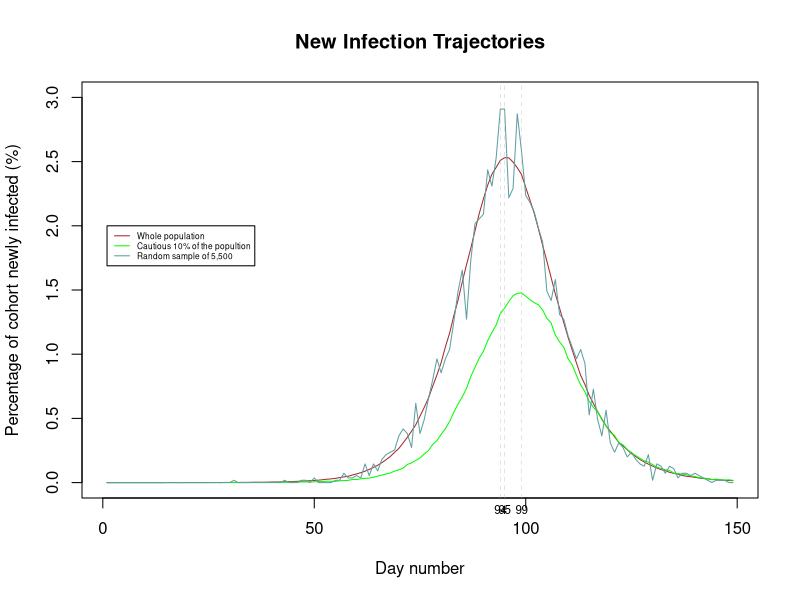

Here is the R script that generated this plot: (Note: a time limit stopped this script after it produced the figure.)
## SEIR Model

## Overview
## ********
## The SEIR model is a model to recreate the trajectory of a epidemic, in particular following the path of infections for 3 cohorts. 
## The whole population, the 'cautious' 10% of the population defined as 10% of the population with the lowest beta values and a 
## random sample of 0.1% of the population. Defining 4 states, susceptible, exposed, infected and recovered or dead on each day 
## an individual moves from suseptible state to the exposed state a function of their contact rate, the infected populations 
##contact rate and a viral infectivity parameter lamda. Each day an individual can move from being exposed to infected with 
## the disease with probability 1/3 and move from infected to recovered or dead with probability 1/5. Using the SEIR function, 
## alongside an initial run this program aims to plot the variability in these cohorts by running the model 10 separate times
## and plotting the variability on three seperate graphs. 

## SEIR model details
## ******************
## 1. Vectors are initiated whereby 'x' is defined as the storage vector for the whole population each element can either be 
##    0 = Susecptible ## 1 = Exposed ## 2 = Infected ## 3 = Recovered/Dead 
## 2. Vectors are initiated whereby 'S', 'E', 'I', 'R' are vectors showing how many people are in each state each day
## 3. Beta's are assigned to each individual (using rnom) and stored in 'beta' the bottom 10% is identified and stored
## 4. A random saample of 0.1% is also taken from the population for use later (using sample)
## 5. Model starts by using uniform random devidates (runif) to move people from state E -> I and E -> R
## 5. A person, i,  in state S are assigned a probabilty of moving to state E by sum_infectious * lamda * beta(i) and 
##    moved to state S based on random deviates (runif)
## 6. Three count vectors are set up, new_infections, new_infectios_percentile, new_infections_sample and the number of people 
##    moving from E -> I in each group is recorded for that dat
## 7. Model runs for 150 days
## 8. Plots are created using plot, lines, mtext, ablines and legend functions to plot the trajectory of all three samples

seir <-function(n=5500000,ne=10,nt=150) {
  ## SEIR stochastic simulation model.
  ## n = population size; ne = initially exposed; nt = number of days
  ##Sum of betas of indivial in infected state * beta of susepital individual * landa is prob S -> E
  ## 1/3 prob of moving E -> I
  ## 1/5 prob of moving I -> S with the assumption this can happen after 1 day
  ## 0 = Susecptible ## 1 = Exposed ## 2 = Infected ## 3 = Recovered/Dead 
  
  lamda <- 0.4/n  
  x <-rep(0,n) ## initialize to susceptible state
  beta <-rlnorm(n,0,0.5); beta <-beta/mean(beta) ## individual infection rates
  x[1:ne] <- 1 ## create some exposed
  
  new_infections <- new_infections_percentile <- new_infections_sample <- rep(0, nt-1) ## initialize new daily infections count
  ## initialize new daily infections count for bottom 10%
  ## initialize new daily infections count for sample
  
  bottomquantile <- quantile( beta, 0.1 ) ##Beta values in lowest 10%
  low_beta = beta < bottomquantile
  samplepopn <- rep(0, n) ; samplepopn[ sample(1:n, n*0.001) ] <- 1 #Indicator vector identifying 0.1% of popn
  
  for (i in 2:nt) { ## loop over days
    
    prob_exp = sum(beta[x == 2]) * lamda * beta
    u <-runif(n) ## uniform random deviates 
    
    xu = (x == 1 & u < (1/3))
    new_infections[i-1] <- sum(xu) ##New people in infectious state for day i
    new_infections_percentile[i-1] <- sum(xu & low_beta) ##Bottom 10% new people in infectious state for day i
    new_infections_sample[i-1] <- sum(xu & samplepopn == 1) ##Sampled new people in infectious state for day i
    
    x[x == 2 & u < (1/5)] <- 3 ## I -> R with prob 1/5
    x[xu] <- 2 ## E -> I with prob 1/3
    x[x == 0 & u < prob_exp] <- 1  ## S -> E with prob
    
  }
  return(list(new_infections=new_infections, new_infections_percentile=new_infections_percentile, new_infections_sample=new_infections_sample))
} ## seir

## Plot graphs for initial model run 

exec <- seir()

xx <- exec$new_infections*100/5500000
yy <- exec$new_infections_percentile*100/550000
zz <- exec$new_infections_sample*100/5500
day <- c(1:149)

maxxx <- which.max(xx)
maxyy <- which.max(yy)
maxzz <- which.max(zz)

plot(day, xx, pch=19,cex=.5, main="New Infection Trajectories" ,xlab="Day number",ylab="Percentage of cohort newly infected (%)", type = 'l', col = 'brown', ylim = c(0,3))
lines(yy, col = 'green')
lines(zz, col = 'cadetblue')
legend(1, 2, legend=c("Whole population", "Cautious 10% of the popultion", "Random sample of 5,500"),
       col=c("brown", "green", "cadetblue"), lty=1:1, cex=0.5)
abline(v = c(maxxx, maxyy, maxzz) , lty=c(2, 2, 2), lwd=c(0.4, 0.4, 0.4), col=c("grey", "grey"))
mtext(maxxx, side = 1, at = maxxx, cex = 0.7) ; mtext(maxyy, side = 1, at = maxyy, cex = 0.7) ; mtext(maxzz, side = 1, at = maxzz, cex = 0.7) 

##Plot graphs for 10 sample runs

l1 <- list()
l2 <- list()
l3 <- list()
v1 <- rep(0, 10)
v2 <- rep(0, 10)
v3 <- rep(0, 10)

for (i in 1:10) {
  run <- seir()
  l1[i] <- list(run$new_infections*100/5500000)
  l2[i] <- list(run$new_infections_percentile*100/550000)
  l3[i] <- list(run$new_infections_sample*100/5500)
  
  v1[i] <- which.max(run$new_infections*100/5500000)
  v2[i] <- which.max(run$new_infections_percentile*100/550000)
  v3[i] <- which.max(run$new_infections_sample*100/550)
}

a <- pmax(unlist(l1[1]), unlist(l1[2]), unlist(l1[3]), unlist(l1[4]), unlist(l1[5]), unlist(l1[6]), unlist(l1[7]), unlist(l1[8]), unlist(l1[9]), unlist(l1[10]))
b <- pmax(unlist(l2[1]), unlist(l2[2]), unlist(l2[3]), unlist(l2[4]), unlist(l2[5]), unlist(l2[6]), unlist(l2[7]), unlist(l2[8]), unlist(l2[9]), unlist(l2[10]))
c <-  pmax(unlist(l3[1]), unlist(l3[2]), unlist(l3[3]), unlist(l3[4]), unlist(l3[5]), unlist(l3[6]), unlist(l3[7]), unlist(l3[8]), unlist(l3[9]), unlist(l3[10]))

d <- pmin(unlist(l1[1]), unlist(l1[2]), unlist(l1[3]), unlist(l1[4]), unlist(l1[5]), unlist(l1[6]), unlist(l1[7]), unlist(l1[8]), unlist(l1[9]), unlist(l1[10]))
e <- pmin(unlist(l2[1]), unlist(l2[2]), unlist(l2[3]), unlist(l2[4]), unlist(l2[5]), unlist(l2[6]), unlist(l2[7]), unlist(l2[8]), unlist(l2[9]), unlist(l2[10]))
f <-  pmin(unlist(l3[1]), unlist(l3[2]), unlist(l3[3]), unlist(l3[4]), unlist(l3[5]), unlist(l3[6]), unlist(l3[7]), unlist(l3[8]), unlist(l3[9]), unlist(l3[10]))

day <- c(1:149)

plot(day, a, type = "l", ylim = c(0,3), col="grey", pch=19,cex=.5, main="Variability of infection in the whole population" ,xlab="Day number",ylab="Percentage of cohort newly infected (%)")
lines(day, d, type = "l", col="grey")
polygon(c(day, rev(day)), c(a, rev(d)), col = "grey")
plot(day, b, type = "l", ylim = c(0,3), col="grey", pch=19,cex=.5, main="Variability of infection in cautious 10% of the population" ,xlab="Day number",ylab="Percentage of cohort newly infected (%)")
lines(day, e, type = "l", col="grey")
polygon(c(day, rev(day)), c(b, rev(e)), col = "grey")
plot(day, c, type = "l", ylim = c(0,3), col="grey", pch=19,cex=.5, main="Variability of infection in a random sample of 0.1% of population" ,xlab="Day number",ylab="Percentage of cohort newly infected (%)")
lines(day, f, type = "l", col="grey")
polygon(c(day, rev(day)), c(c, rev(f)), col = "grey")

boxplot(v1, v2, v3, main = "Boxplot & Whistlers for the infection peak of 3 cohorts", horizontal = TRUE, col = c("brown","green", "cadetblue"), names = c("Whole population", "Cautious 10%", "Random sample"), at = c(1, 6, 11))
